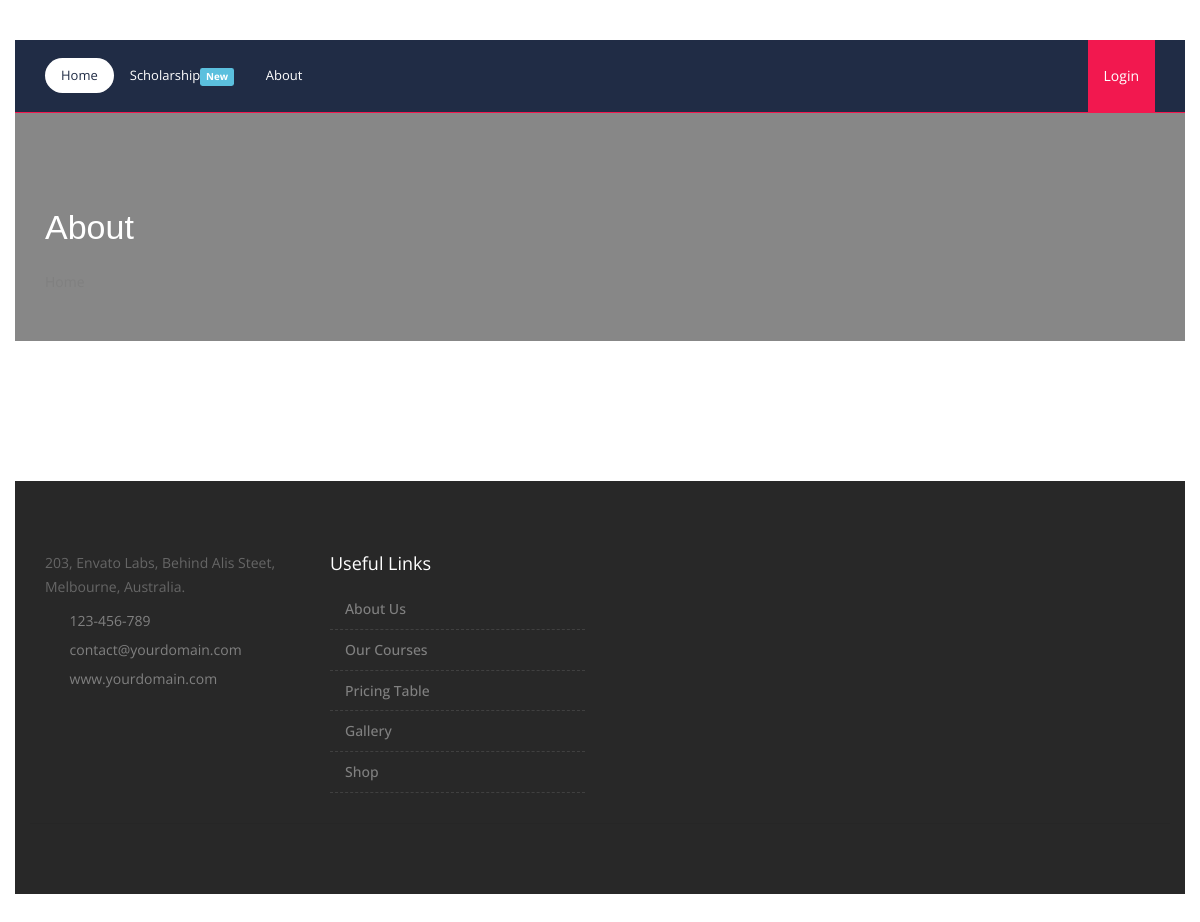
Page /about/ on the earlier database version.
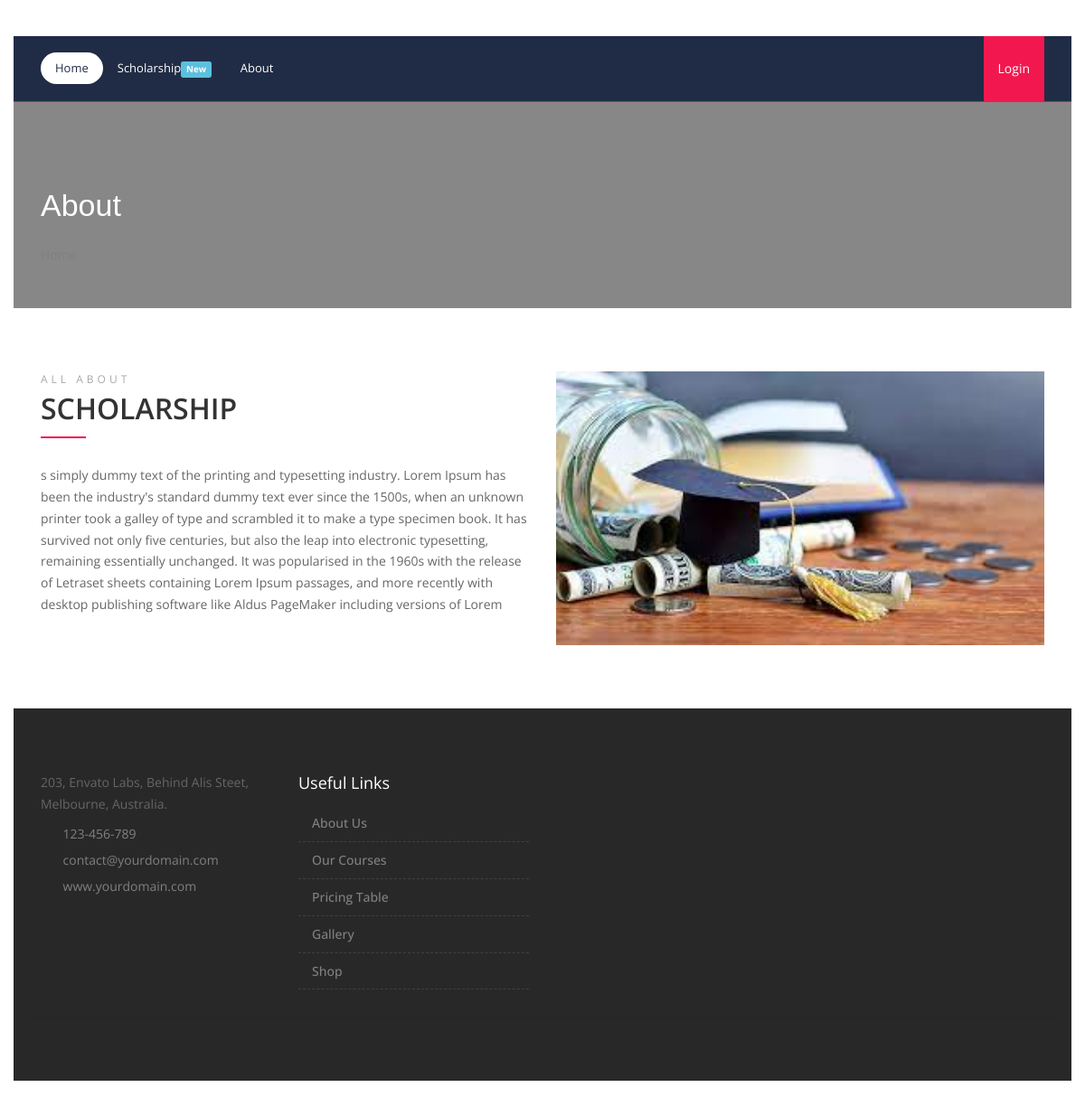
Same page on the later database version.
### mainapp/models.py (models this page shows, shortened)
class BaseModel(models.Model):
    created_at = models.DateTimeField(auto_now_add=True)
    updated_at = models.DateTimeField(auto_now=True)
    class Meta:
        abstract = True

class AboutSection(BaseModel):
    header1 =  models.CharField(max_length=255)
    body = models.TextField()
    thumbnail =  models.ImageField(upload_to =  upload_file_path)
    video_url =  models.URLField()

### mainapp/views.py (the view)
# urls.py: path('about/',about,name='about'),
def about(request):
    about =  AboutSection.objects.first()
    context = {
        'about' :  about
    }
    return render(request,'about.html',context)

### mainapp/templates/about.html
{% extends 'base.html' %}
{% load static %}
{% block content %}
<div class="main-content">
{% include './about_files/inner_header.html' %}
{% include './about_files/section_about.html' %}
</div>
{% endblock content %}

### mainapp/templates/about_files/section_about.html (shortened to what this page needs)
{% load static %}
<section class="">
      <div class="container">
        <div class="section-content">
          <div class="row">
          {% if about %}
            <div class="col-md-6">
              <h6 class="letter-space-4 text-gray-darkgray text-uppercase mt-0 mb-0">All About</h6>
              <h2 class="text-uppercase font-weight-600 mt-0 font-28 line-bottom">{{about.header1}}</h2>
              <p>{{about.body}}</p>
            </div>
            <div class="col-md-6">
              <div class="video-popup">
                <a href="{{about.video_url}}" data-lightbox-gallery="youtube-video" title="Video">
                  <img alt="" src="{{about.thumbnail.url}}" class="img-responsive img-fullwidth">
                </a>
              </div>
            </div>
          {% endif %}
          </div>
        </div>
      </div>
    </section>

Differences in the rows shown:
added AboutSection: header1 "SCHOLARSHIP", body "s simply dummy text of the printing and typesetting industry. Lorem Ipsum has been the industry's standard dummy text ever since the 1500s, when an unknown printer took a galley of type and scrambled it to make a type specimen book. It has survived not only five centuries, but also the leap into electronic typesetting, remaining essentially unchanged. It was popularised in the 1960s with the release of Letraset sheets containing Lorem Ipsum passages, and more recently with desktop publishing software like Aldus PageMaker including versions of Lorem", thumbnail (picture)
Other differences:
text now shown: "ALL ABOUT"
